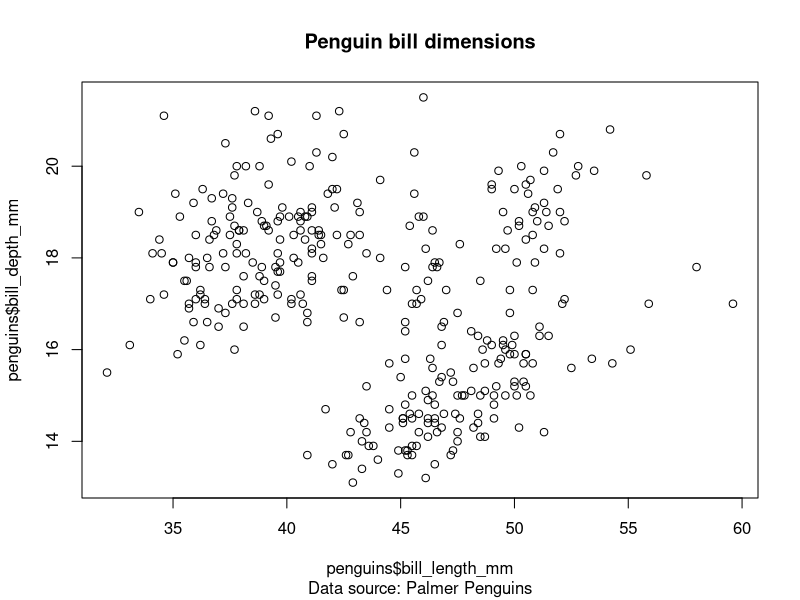

Here is the R script that generated this plot: (Note: this script raises an error after producing the figure.)
## ---- chunk 1
knitr::opts_chunk$set(
  collapse = TRUE,
  comment = "#>"
)
include_solutions <- TRUE
## ---- chunk 2
require(rmarkdown)
require(knitr)
require(kableExtra)
require(dplyr)
# Put any library imports and other preamble here.

## ---- chunk 3
#| warning: false
#| echo: false
library(palmerpenguins)
## ---- chunk 4
#| echo: false
plot(
  x = penguins$bill_length_mm,
  y = penguins$bill_depth_mm,
  main = "Penguin bill dimensions",
  sub = "Data source: Palmer Penguins"
)
## ---- chunk 5
species_mean <- function() {
  spec_df <- penguins %>% group_by(species) %>% summarise(
    avg_bill_length_mm = mean(bill_length_mm, na.rm = TRUE),
    avg_flipper_length_mm = mean(flipper_length_mm, na.rm = TRUE)
  )
  spec_df
}

spec_table <- species_mean()
## ---- chunk 6
#| echo: false
knitr::kable(round(spec_table, 2), col.names = c("Species","Avg Bill Length (mm)", "Avg Flipper Length (mm)"))
